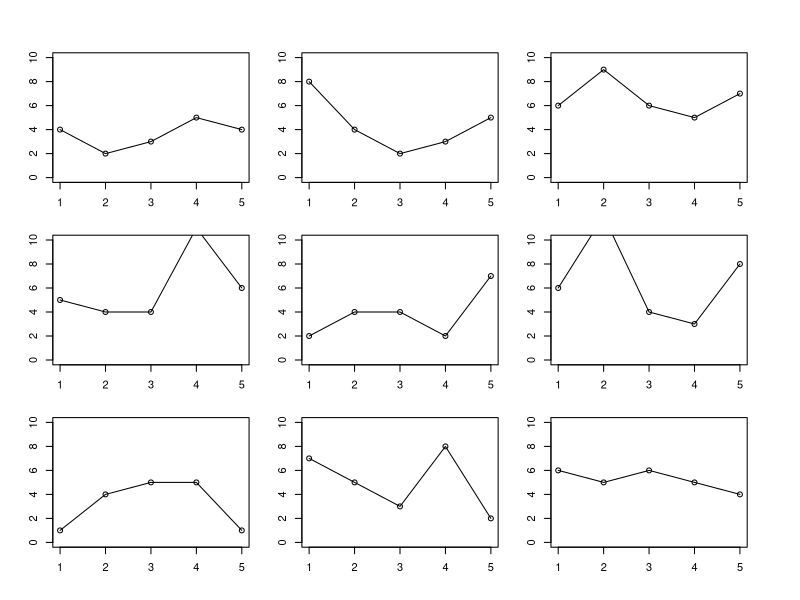

This figure's R source:
# Simulation of accidents at an intersection 

# create a time series of accident counts per year by using Poisson distribution
timeseries <- function(n) {
    rpois(n, 5)
}

# plot a random graph, with year labels
# Pretend this is accidents per year at an intersection
randomaccidents <- function(n) {
	year = 1:n
	accidents = timeseries(n) 
	plot(year,accidents,type='o')
}

# suppose we observe this...
observed <- function() {
    year = 1:5
    accidents = c(3,9,2,5,1)
    plot(year,accidents,type='o')
}


# plot many intersections/accidents
many <- function(n) {
    par(mfrow = c(3, 3))	# 9 up
    par(oma=c(2,2,2,2))		# smaller margins
	par(mar=c(2,2,2,2))
    for (i in 1:9) {
        year = 1:n
        accidents = timeseries(n)
		plot(year,accidents,type='o',ann=FALSE, ylim=c(0, n*2)) # no axis labels
    }
    par(mfrow = c(1, 1))
}

many(5)
